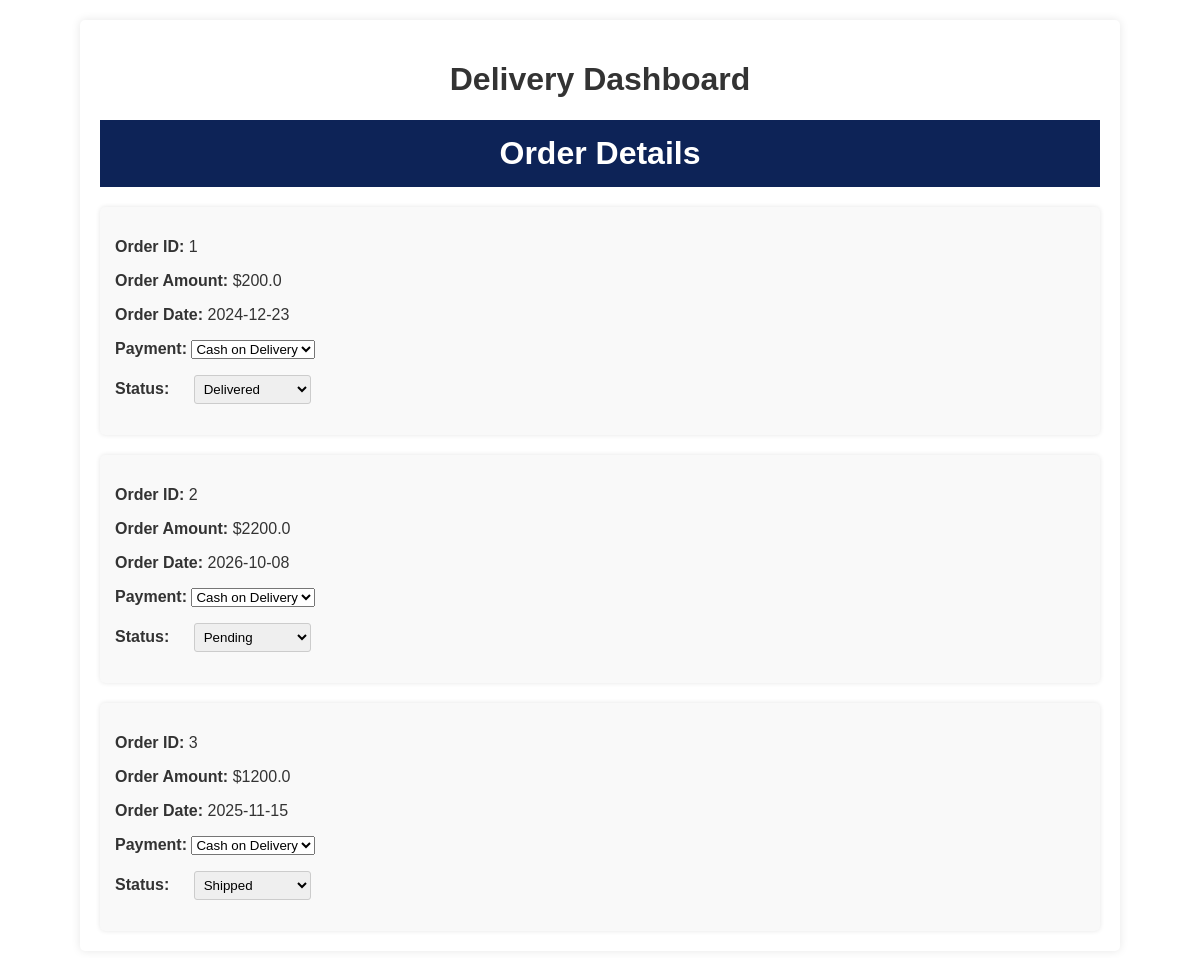
/delivery_dashboard, run on an earlier commit of the app's database.
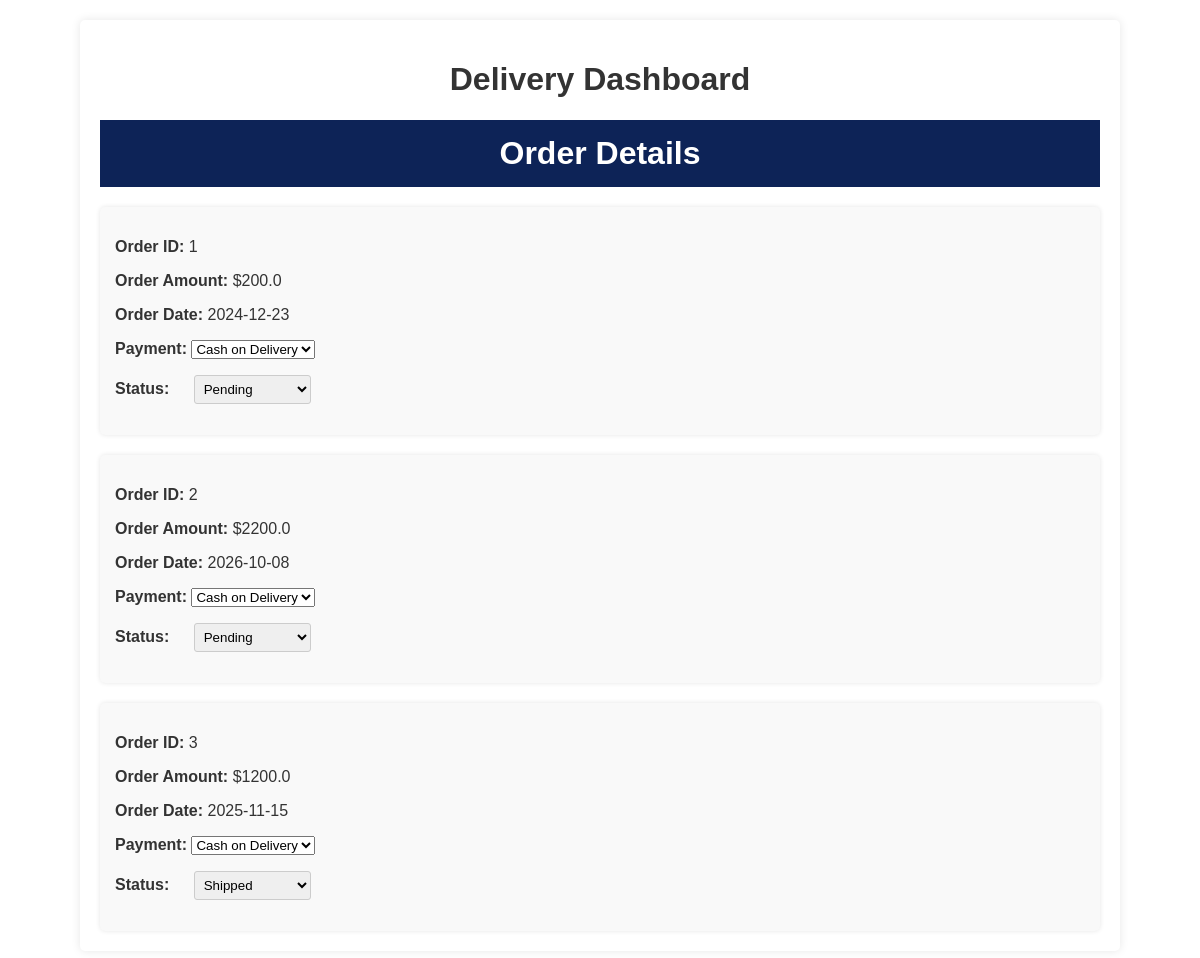
And on a later commit of the database.
### app/models.py (models this page shows, shortened)
class Order(db.Model):
    __tablename__ = 'order'
    id = db.Column(db.Integer, primary_key=True)
    order_amount = db.Column(db.Float, nullable=False)
    order_date = db.Column(db.Date, nullable=False)
    user_id = db.Column(db.Integer, db.ForeignKey('user.id'), nullable=False)
    product_id = db.Column(db.Integer, db.ForeignKey('product.id',ondelete="CASCADE"), nullable=False)
    status = db.Column(db.Enum('pending', 'shipped', 'delivered','failed'), default='pending')
    payment_method=db.Column(db.String(50), default='Cash_on_delivery')

### app/views.py (the view)
@main.route('/delivery_dashboard')
def delivery():
    return delivery_dashboard()

### app/orders.py (called while the page is built)
@orders.route('/orders', methods=['GET'])
def delivery_dashboard():
    orders = Order.query.all()  # Assuming you want all orders
    orders = db.session.query(Order).all()
    order_data = [
        {
            'id': order.id,
            'order_amount': order.order_amount,
            'order_date': order.order_date.strftime('%Y-%m-%d'),
            'user_id': order.user_id,
            'product_id': order.product_id,
            'status': order.status,
            'payment_method': order.payment_method
        }
        for order in orders
    ]
    return render_template('delivery_dashboard.html', orders=order_data)

### app/templates/delivery_dashboard.html (shortened to what this page needs)
<!DOCTYPE html>
<html lang="en">
<head>
    <link rel="stylesheet" href="{{ url_for('static', filename='styling.css') }}">
</head>
<body>
    <div class="dashboard-container">
        <h1 align="center">Delivery Dashboard</h1>
        <div class="header">Order Details</div>
        <div class="order-list" id="order-list">
            {% if orders %}
                {% for order in orders %}
                <div class="order">
                <div class="order-details">
                        <p><strong>Order ID:</strong> {{ order.id }}</p>
                        <p><strong>Order Amount:</strong> ${{ order.order_amount }}</p>
                        <p><strong>Order Date:</strong> {{ order.order_date }}</p>
                        <strong>Payment:</strong>
                        <select class="payment-select">
                            <option value="Cash on Delivery" selected>Cash on Delivery</option>
                        </select><br>
                        <p><strong>Status:</strong>
                            <select class="status-select" onchange="updateStatus({{order.id}} , this.value)">
                                <option value="shipped" {% if order.status == 'shipped' %}selected{% endif %}>Shipped</option>
                                <option value="pending" {% if order.status == 'pending' %}selected{% endif %}>Pending</option>
                                <option value="delivered" {% if order.status == 'delivered' %}selected{% endif %}>Delivered</option>
                            </select>
                        </p>
                    </div>
                </div>
                {% endfor %}
            {% else %}
                <p style="text-align: center; width: 100%;">No orders available.</p>
            {% endif %}
        </div>
    </div>
</body>
</html>

What changed in the data, as far as the page shows it:
changed Order id 1: value "Delivered" → "Pending"
